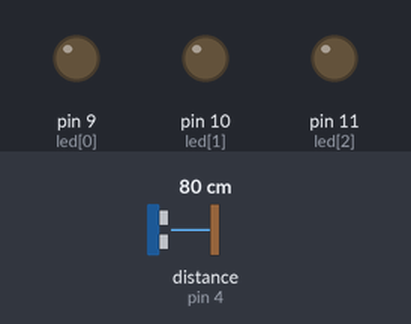
A sketch run on a simulated Arduino Uno, built with avr-gcc and run on an emulated ATmega328P. On the bench: output pins drawn as LEDs (lit = HIGH). Wiring (inferred from the names in the program): ultrasonic range finder: trigger pin 2; echo pin 4. The test bench sets the inputs (shaded band); at power-on: distance to the obstacle (sensor on pin 4) 80 cm. The echo pulse lasts 58.3 µs per cm; pins used as bus, display or sensor lines are not drawn.

Above: at 1.2 s.
1.3 s: distance to the obstacle (sensor on pin 4) set to 36 cm
2.8 s: distance to the obstacle (sensor on pin 4) set to 28 cm
At 3.8 s:
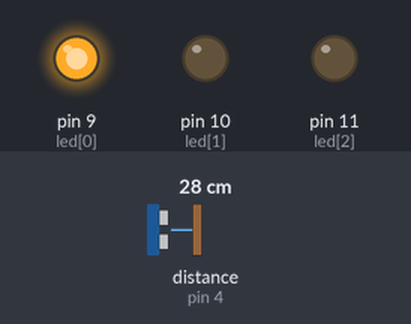
4.3 s: distance to the obstacle (sensor on pin 4) set to 18 cm
5.8 s: distance to the obstacle (sensor on pin 4) set to 14 cm
At 6.9 s:
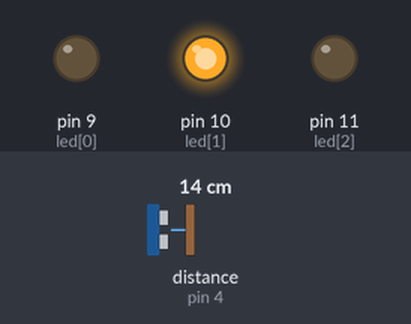
7.3 s: distance to the obstacle (sensor on pin 4) set to 10 cm
At 8.5 s:
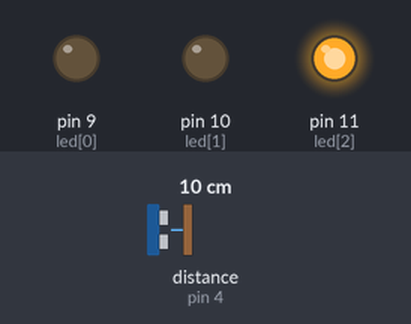
8.8 s: distance to the obstacle (sensor on pin 4) set to 35 cm
At 9.4 s:
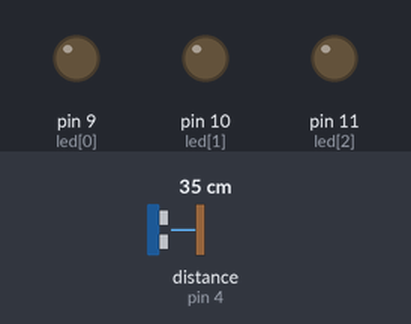
Timing chart, 0 to 11.4 s (numbered marks = the images above; inputs shaded):
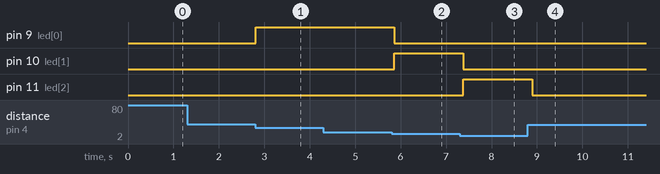

The sketch:

HC-SP04.ino
```cpp
const int led[3]={9,10,11};
const int pinTrig = 2;
const int pinEcho = 4;
int rangeMax = 30;
int rangeMin=0;
long T, L;

void setup() {
  Serial.begin(9600);
  pinMode(pinTrig, OUTPUT);
  pinMode(pinEcho, INPUT);
  for(int i=0;i<3;i++){
    pinMode(led[i],OUTPUT);
    digitalWrite(led[i],0);
  }
}

void loop() {
  digitalWrite(pinTrig, LOW); delayMicroseconds(2);
  digitalWrite(pinTrig, HIGH); delayMicroseconds(10);
  digitalWrite(pinTrig, LOW);
  T = pulseIn(pinEcho, HIGH);
  L = T/58.82;
  if(L>=rangeMin && L<=10){
    digitalWrite(led[0],0);
    digitalWrite(led[1],0);
    digitalWrite(led[2],1);
  } else if(L>10 && L<=15){
    digitalWrite(led[0],0);
    digitalWrite(led[1],1);
    digitalWrite(led[2],0);
  } else if(L>15 && L<=rangeMax){
    digitalWrite(led[0],1);
    digitalWrite(led[1],0);
    digitalWrite(led[2],0);
  } else {
    digitalWrite(led[0],0);
    digitalWrite(led[1],0);
    digitalWrite(led[2],0);
  }
  delay(100);
}
```

Measured:
- the behaviour switches between 32 and 31 cm on distance to the obstacle (sensor on pin 4) (found by bisection; images 0 and 1)
- the behaviour switches between 17 and 16 cm on distance to the obstacle (sensor on pin 4) (found by bisection; images 1 and 2)
- the behaviour switches between 12 and 11 cm on distance to the obstacle (sensor on pin 4) (found by bisection; images 2 and 3)
- after the input at 1.3 s, every drawn part: stays the same
- after the input at 2.8 s, pin 9 (led[0]): LOW → HIGH at once
- after the input at 4.3 s, every drawn part: stays the same
- after the input at 5.8 s, pin 9 (led[0]): HIGH → LOW after 0.06 s; pin 10 (led[1]): LOW → HIGH after 0.06 s
- after the input at 7.3 s, pin 10 (led[1]): HIGH → LOW after 0.08 s; pin 11 (led[2]): LOW → HIGH after 0.08 s
- after the input at 8.8 s, pin 11 (led[2]): HIGH → LOW after 0.10 s
